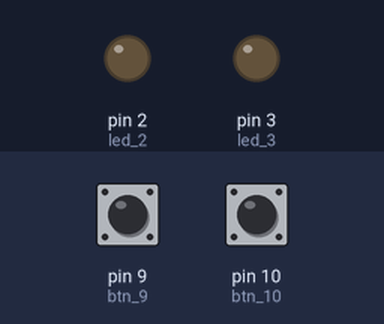
A sketch run on a simulated Arduino Uno, built with avr-gcc and run on an emulated ATmega328P. Shown: output pins drawn as LEDs (lit = HIGH). Dashed ring = blinking. Inputs (shaded band) come from the test bench; at power-on: pin 9 (btn_9) HIGH, pin 10 (btn_10) LOW.

Above: at 1.2 s.
1.3 s: pin 9 (btn_9) pulled LOW for 3.2 s
At 1.7 s:
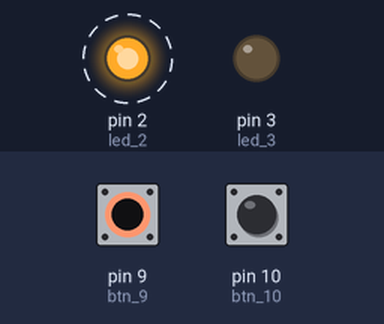
6.0 s: pin 10 (btn_10) pulled HIGH for 0.15 s
At 6.5 s:
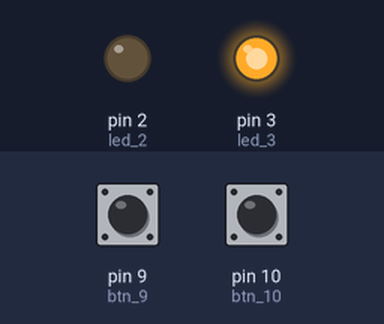
8.5 s: pin 10 (btn_10) pulled HIGH for 3.2 s
At 11.9 s:
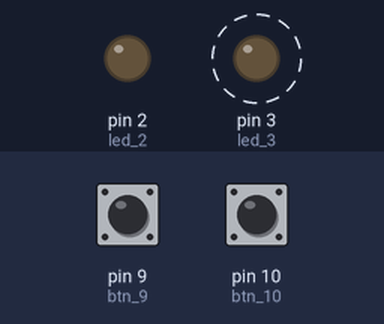
Timing chart, 0 to 13.4 s (numbered marks = the images above; inputs shaded):
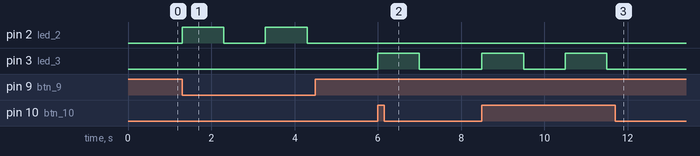

The sketch:

step03.ino
```cpp
//9번을 누르면 2번led가, 10번을 누르면 3번 led가 점멸하는 코드
int btn_9 = 9;
int btn_10 = 10;
int led_2 = 2;
int led_3 = 3;

void setup() {
  Serial.begin (9600);
  pinMode (btn_9, INPUT);
  pinMode (btn_10, INPUT);
  pinMode (led_2, OUTPUT);
  pinMode (led_3, OUTPUT);
}
void loop() {
  int btn_9_state = digitalRead(btn_9);
  int btn_10_state = digitalRead(btn_10);

  if (btn_9_state == 0) {
    digitalWrite (led_2, HIGH);
    delay(1000);
    digitalWrite (led_2, LOW);
    delay(1000);
  }
  if (btn_10_state == 1) {
    digitalWrite (led_3, HIGH);
    delay(1000);
    digitalWrite (led_3 , LOW);
    delay(1000);
  }
}
```

Measured:
- after the input at 1.3 s, pin 2 (led_2): alternates HIGH for 1.0 s and LOW for 1.0 s, starting at once
- after the input at 6.0 s, pin 3 (led_3): LOW → HIGH at once, → LOW 1.0 s later
- after the input at 8.5 s, pin 3 (led_3): alternates HIGH for 1.0 s and LOW for 1.0 s, 4 changes in all, then stays LOW, starting at once
